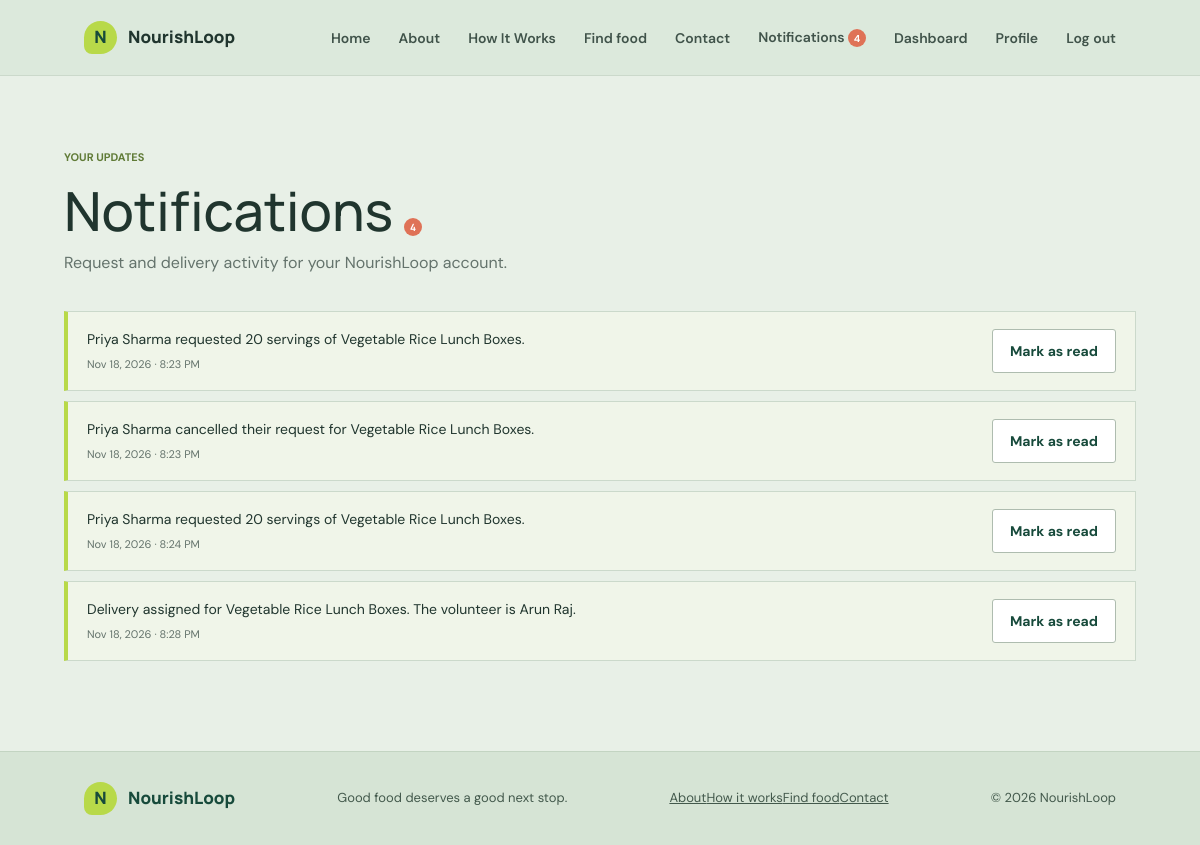
/notifications/ (signed in), run on the app's committed database.
### core/models.py (models this page shows, shortened)
class Notification(models.Model):
    user = models.ForeignKey(
        settings.AUTH_USER_MODEL,
        on_delete=models.CASCADE,
        related_name='notifications'
    )
    message = models.TextField()
    is_read = models.BooleanField(default=False)
    created_at = models.DateTimeField(auto_now_add=True)

### core/views.py (the view)
# urls.py: path('notifications/', views.notification_list, name='notification_list'),
@login_required
def notification_list(request):
    if request.user.is_staff or request.user.is_superuser:
        return redirect('admin:index')
    notifications = Notification.objects.filter(user=request.user)
    return render(request, 'core/notifications.html', {
        'notifications': notifications,
        'unread_count': notifications.filter(is_read=False).count(),
    })

### core/context_processors.py (called while the page is built)
def unread_notification_count(request):
	if not request.user.is_authenticated:
		return {'unread_notification_count': 0}
	return {
		'unread_notification_count': Notification.objects.filter(user=request.user, is_read=False).count(),
	}

### core/templates/core/notifications.html (shortened to what this page needs)
{% extends 'base.html' %}
{% block content %}
<section class="page-shell"><div class="page-heading"><span class="eyebrow">Your updates</span><h1>Notifications{% if unread_count %} <span class="notification-badge">{{ unread_count }}</span>{% endif %}</h1><p>Request and delivery activity for your NourishLoop account.</p></div>
    {% if notifications %}<div class="notification-list">{% for notification in notifications %}<article class="notification-item {% if not notification.is_read %}unread{% endif %}"><div class="notification-copy"><p>{{ notification.message }}</p><time datetime="{{ notification.created_at|date:'c' }}">{{ notification.created_at|date:'M j, Y · g:i A' }}</time></div>{% if not notification.is_read %}<form method="post" action="{% url 'notification_mark_read' notification.pk %}">{% csrf_token %}<button class="button button-outline" type="submit">Mark as read</button></form>{% else %}<span class="status-pill">Read</span>{% endif %}</article>{% endfor %}</div>{% else %}<div class="empty-state"><strong>You’re all caught up.</strong><p>New request and delivery updates will appear here.</p></div>{% endif %}
</section>
{% endblock %}

### core/static/core/site.css (style rules this page uses)
:root { --ink:#20352e;--muted:#64736c;--forest:#174a3b;--leaf:#b8d949;--paper:#f5f6ef;--white:#fff;--line:#dce2d8;--coral:#df7257;--shadow:0 18px 50px rgba(32,53,46,.08) }
* { box-sizing:border-box }
html { scroll-behavior:smooth }
body { margin:0;background:var(--paper);color:var(--ink);font-family:'DM Sans',sans-serif;font-size:16px;line-height:1.55 }
h1,h2,h3,strong,.brand { font-family:'Manrope',sans-serif }
.page-shell { max-width:1120px;margin:0 auto;padding:68px 24px 90px }
.page-heading { margin-bottom:35px }
.eyebrow { text-transform:uppercase;letter-spacing:0;font-weight:700;font-size:11px;color:#607b37 }
.page-heading h1,.form-intro h1 { font-size:clamp(34px,5vw,54px);line-height:1.08;letter-spacing:0;margin:12px 0 }
.page-heading p,.form-intro p { color:var(--muted);max-width:620px;margin:0 }
.button { display:inline-flex;justify-content:center;align-items:center;gap:12px;border:0;border-radius:3px;padding:12px 17px;font:700 14px 'DM Sans',sans-serif;text-decoration:none;cursor:pointer }

### core/static/core/workflows.css (style rules this page uses)
.button-outline { background:#fff;color:var(--forest);border:1px solid #aebcaf }
.notification-badge { display:inline-grid;place-items:center;min-width:18px;height:18px;padding:0 5px;border-radius:10px;background:var(--coral);color:white;font-size:10px;font-weight:700 }
.notification-list { display:flex;flex-direction:column;gap:10px }
.notification-item { display:flex;justify-content:space-between;align-items:center;gap:18px;padding:17px 19px;border:1px solid var(--line);background:#fff }
.notification-item.unread { border-left:4px solid var(--leaf);background:#fbfcf8 }
.notification-copy p { margin:0;color:var(--ink);font-size:14px }
.notification-copy time { display:block;margin-top:5px;color:var(--muted);font-size:11px }
.notification-item form { margin:0 }

### core/static/core/theme.css (style rules this page uses)
:root { --theme-canvas:#e8f0e7; --theme-sage:#dce9dc; --theme-mint:#e4efe3; --theme-ivory:#fffaf0; --theme-warm:#f2eadc; --theme-border:#cbd9cb; --theme-forest:#174a3b; }
html,body { background:var(--theme-canvas) }
body { background:var(--theme-canvas) }
.page-shell { background:var(--theme-canvas) }
.form-panel,.action-tile,.detail-aside,.request-card,.food-card,.notification-item,.staff-table-wrap { background:var(--theme-ivory);border-color:var(--theme-border) }
.notification-item.unread { background:#f0f5e9 }

### data on the page
Notification: message "Priya Sharma requested 20 servings of Vegetable Rice Lunch Boxes.", created_at "Nov 18, 2026 · 8:23 PM", is_read "Mark as read"
Notification: message "Priya Sharma cancelled their request for Vegetable Rice Lunch Boxes.", created_at "Nov 18, 2026 · 8:23 PM", is_read "Mark as read"
Notification: message "Priya Sharma requested 20 servings of Vegetable Rice Lunch Boxes.", created_at "Nov 18, 2026 · 8:24 PM", is_read "Mark as read"
Notification: message "Delivery assigned for Vegetable Rice Lunch Boxes. The volunteer is Arun Raj.", created_at "Nov 18, 2026 · 8:28 PM", is_read "Mark as read"

### other printed values
{{ unread_notification_count }} "4"
{{ unread_count }} "4"
